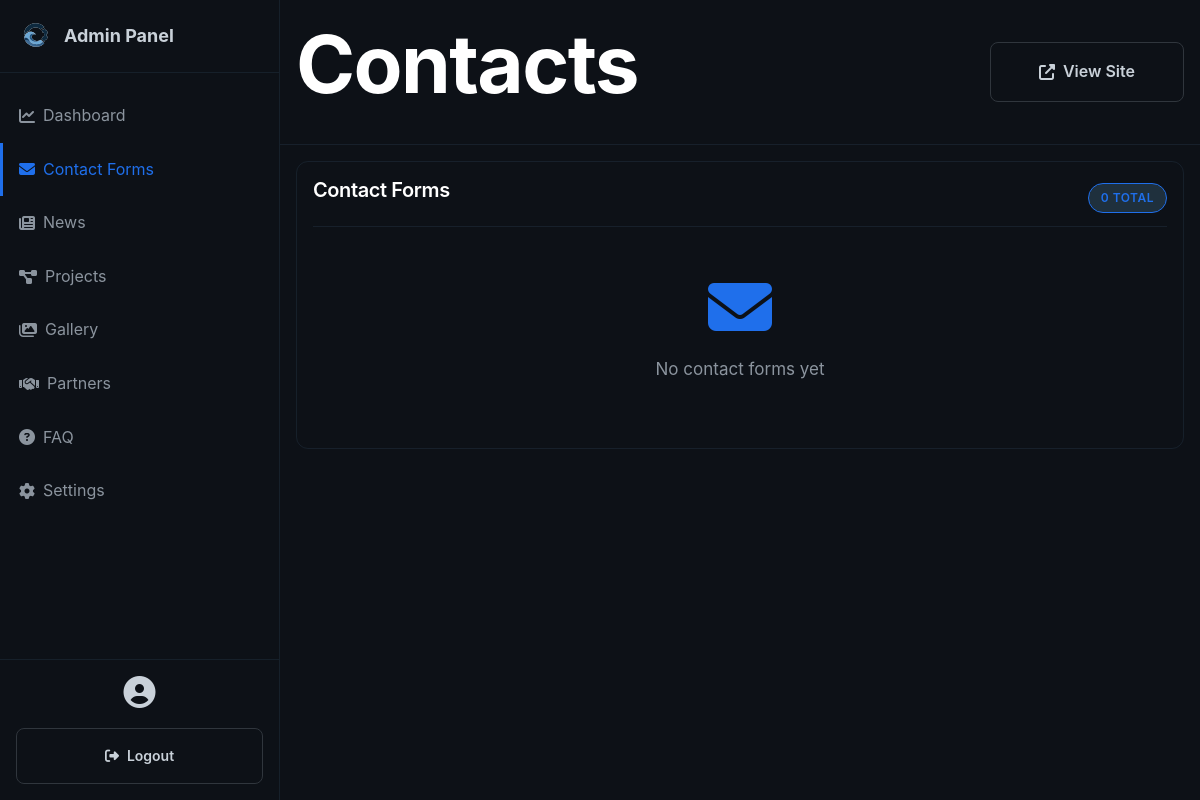
The page /admin/contacts.php (signed in) on the database as committed earlier.
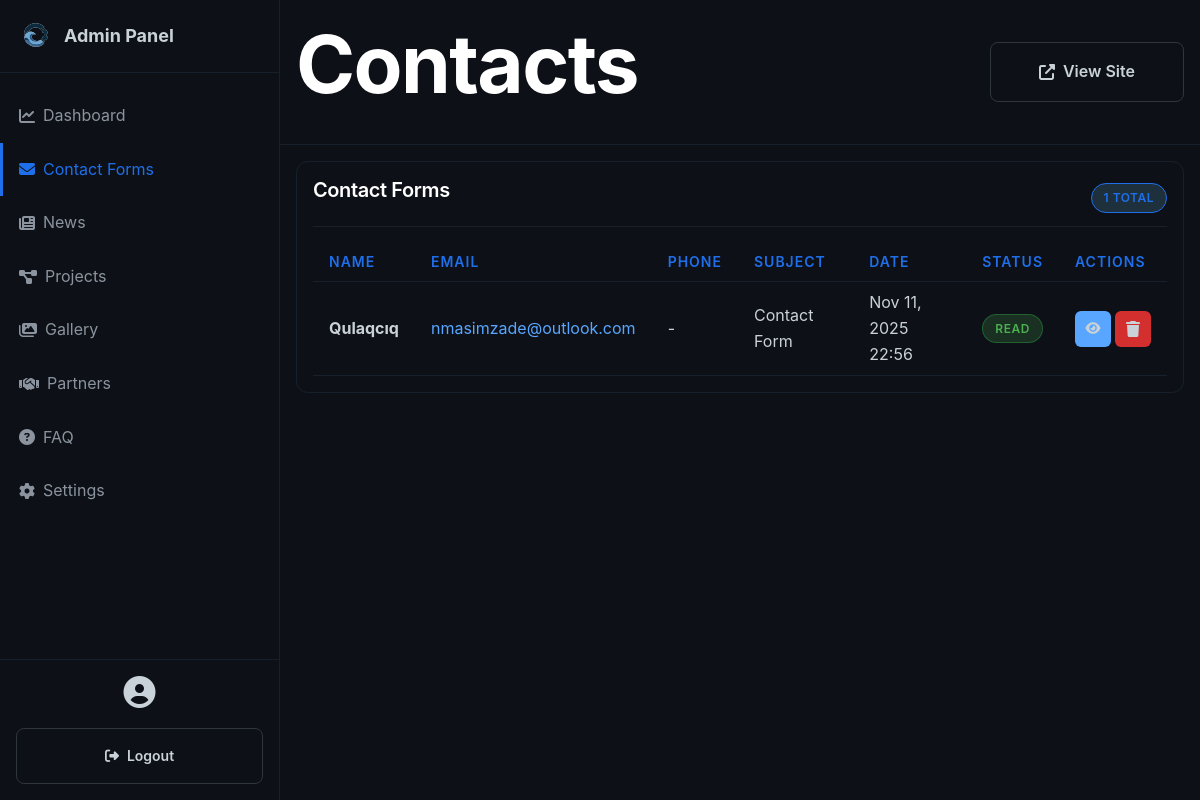
The same page on the database as committed later.
### tables this page shows
CREATE TABLE contacts (
                id INTEGER PRIMARY KEY AUTOINCREMENT,
                name TEXT NOT NULL,
                email TEXT NOT NULL,
                phone TEXT,
                subject TEXT,
                message TEXT NOT NULL,
                created_at DATETIME DEFAULT CURRENT_TIMESTAMP,
                is_read INTEGER DEFAULT 0
            );

### admin/contacts.php (the view, shortened to what this page needs)
<?php
require_once 'header.php';
$db = Database::getInstance()->getConnection();
$stmt = $db->query("SELECT * FROM contacts ORDER BY created_at DESC");
$contacts = $stmt->fetchAll();
?>
<div class="admin-card">
    <div class="admin-card-header">
        <h3 class="admin-card-title">Contact Forms</h3>
        <div>
            <span class="badge badge-info"><?php echo count($contacts); ?> Total</span>
        </div>
    </div>
    <?php if (count($contacts) > 0): ?>
    <table class="admin-table">
        <thead>
            <tr>
                <th>Name</th>
                <th>Email</th>
                <th>Phone</th>
                <th>Subject</th>
                <th>Date</th>
                <th>Status</th>
                <th>Actions</th>
            </tr>
        </thead>
        <tbody>
            <?php foreach ($contacts as $contact): ?>
            <tr style="<?php echo !$contact['is_read'] ? 'background: rgba(107, 168, 214, 0.05);' : ''; ?>">
                <td><strong><?php echo htmlspecialchars($contact['name']); ?></strong></td>
                <td><a href="mailto:<?php echo $contact['email']; ?>"><?php echo htmlspecialchars($contact['email']); ?></a></td>
                <td><?php echo htmlspecialchars($contact['phone'] ?: '-'); ?></td>
                <td><?php echo htmlspecialchars($contact['subject']); ?></td>
                <td><?php echo date('M j, Y H:i', strtotime($contact['created_at'])); ?></td>
                <td>
                    <?php if ($contact['is_read']): ?>
                        <span class="badge badge-success">Read</span>
                    <?php else: ?>
                        <span class="badge badge-warning">New</span>
                    <?php endif; ?>
                </td>
                <td>
                    <div class="action-buttons">
                        <button class="btn-icon btn-edit" onclick="viewMessage(<?php echo $contact['id']; ?>, <?php echo htmlspecialchars(json_encode($contact)); ?>)">
                            <i class="fas fa-eye"></i>
                        </button>
                        <a href="?delete=<?php echo $contact['id']; ?>" class="btn-icon btn-delete" data-action="delete">
                            <i class="fas fa-trash"></i>
                        </a>
                    </div>
                </td>
            </tr>
            <?php endforeach; ?>
        </tbody>
    </table>
    <?php else: ?>
    <div class="empty-state">
        <i class="fas fa-envelope"></i>
        <p>No contact forms yet</p>
    </div>
    <?php endif; ?>
</div>
<?php require_once 'footer.php'; ?>

### admin/header.php (shortened to what this page needs)
<?php
$current_page = basename($_SERVER['PHP_SELF'], '.php');
?>
<!DOCTYPE html>
<html lang="en">
<head>
    <link rel="stylesheet" href="https://cdnjs.cloudflare.com/ajax/libs/font-awesome/6.4.0/css/all.min.css">
    <link rel="stylesheet" href="<?php echo BASE_URL; ?>/assets/css/style.css">
    <link rel="stylesheet" href="<?php echo BASE_URL; ?>/assets/css/admin.css">
</head>
<body>
    <div class="admin-wrapper">
        <aside class="admin-sidebar">
            <div class="admin-logo">
                <img src="<?php echo BASE_URL; ?>/assets/images/logo.svg" alt="<?php echo SITE_NAME; ?>" style="height: 40px;">
                <span>Admin Panel</span>
            </div>
            <nav class="admin-nav">
                <a href="<?php echo BASE_URL; ?>/admin/index.php" class="admin-nav-item <?php echo $current_page == 'index' ? 'active' : ''; ?>">
                    <i class="fas fa-chart-line"></i> Dashboard
                </a>
                <a href="<?php echo BASE_URL; ?>/admin/contacts.php" class="admin-nav-item <?php echo $current_page == 'contacts' ? 'active' : ''; ?>">
                    <i class="fas fa-envelope"></i> Contact Forms
                </a>
                <a href="<?php echo BASE_URL; ?>/admin/news.php" class="admin-nav-item <?php echo $current_page == 'news' ? 'active' : ''; ?>">
                    <i class="fas fa-newspaper"></i> News
                </a>
                <a href="<?php echo BASE_URL; ?>/admin/projects.php" class="admin-nav-item <?php echo $current_page == 'projects' ? 'active' : ''; ?>">
                    <i class="fas fa-project-diagram"></i> Projects
                </a>
                <a href="<?php echo BASE_URL; ?>/admin/gallery.php" class="admin-nav-item <?php echo $current_page == 'gallery' ? 'active' : ''; ?>">
                    <i class="fas fa-images"></i> Gallery
                </a>
                <a href="<?php echo BASE_URL; ?>/admin/partners.php" class="admin-nav-item <?php echo $current_page == 'partners' ? 'active' : ''; ?>">
                    <i class="fas fa-handshake"></i> Partners
                </a>
                <a href="<?php echo BASE_URL; ?>/admin/faq.php" class="admin-nav-item <?php echo $current_page == 'faq' ? 'active' : ''; ?>">
                    <i class="fas fa-question-circle"></i> FAQ
                </a>
                <a href="<?php echo BASE_URL; ?>/admin/settings.php" class="admin-nav-item <?php echo $current_page == 'settings' ? 'active' : ''; ?>">
                    <i class="fas fa-cog"></i> Settings
                </a>
            </nav>
            <div class="admin-user">
                <div style="margin-bottom: 1rem;">
                    <i class="fas fa-user-circle" style="font-size: 2rem;"></i>
                </div>
                <a href="?logout=1" class="btn btn-outline" style="width: 100%; font-size: 0.875rem;">
                    <i class="fas fa-sign-out-alt"></i> Logout
                </a>
            </div>
        </aside>
        <main class="admin-main">
            <div class="admin-header">
                <h1><?php echo ucfirst(str_replace('-', ' ', $current_page)); ?></h1>
                <div>
                    <a href="<?php echo BASE_URL; ?>/" target="_blank" class="btn btn-outline">
                        <i class="fas fa-external-link-alt"></i> View Site
                    </a>
                </div>
            </div>
            <div class="admin-content">

### admin/footer.php (shortened to what this page needs)
            </div>
        </main>
    </div>
</body>
</html>

### assets/css/style.css (style rules this page uses)
*, *::before, *::after { box-sizing: border-box; margin: 0; padding: 0; }
:root { --bg-primary: #0d1117; --bg-secondary: #161b22; --bg-tertiary: #21262d; --bg-overlay: rgba(13, 17, 23, 0.95); --color-primary: #58a6ff; --color-primary-hover: #79c0ff; --color-secondary: #1f6feb; --color-accent: #39d353; --color-accent-secondary: #56d364; --text-primary: #c9d1d9; --text-secondary: #8b949e; --text-muted: #6e7681; --text-white: #ffffff; --border-primary: #30363d; --border-secondary: #21262d; --border-muted: #161b22; --gradient-brand: linear-gradient(135deg, #58a6ff 0%, #1f6feb 100%); --gradient-success: linear-gradient(135deg, #56d364 0%, #39d353 100%); --gradient-purple: linear-gradient(135deg, #bc8cff 0%, #7c3aed 100%); --glow-primary: 0 0 40px rgba(88, 166, 255, 0.3); --glow-accent: 0 0 40px rgba(56, 211, 83, 0.3); --glow-purple: 0 0 40px rgba(188, 140, 255, 0.3); --spacing-xs: 0.25rem; --spacing-sm: 0.5rem; --spacing-md: 1rem; --spacing-lg: 1.5rem; --spacing-xl: 2rem; --spacing-2xl: 3rem; --spacing-3xl: 4rem; --spacing-4xl: 6rem; --spacing-5xl: 8rem; --radius-sm: 0.375rem; --radius-md: 0.5rem; --radius-lg: 0.75rem; --radius-xl: 1rem; --radius-2xl: 1.5rem; --shadow-sm: 0 1px 3px rgba(0, 0, 0, 0.5); --shadow-md: 0 4px 12px rgba(0, 0, 0, 0.4); --shadow-lg: 0 10px 30px rgba(0, 0, 0, 0.5); --shadow-xl: 0 20px 60px rgba(0, 0, 0, 0.6); --transition-fast: 150ms cubic-bezier(0.4, 0, 0.2, 1); --transition-normal: 200ms cubic-bezier(0.4, 0, 0.2, 1); --transition-slow: 300ms cubic-bezier(0.4, 0, 0.2, 1); }
* { margin: 0; padding: 0; box-sizing: border-box; }
html { scroll-behavior: smooth; font-size: 16px; width: 100%; max-width: 100vw; overflow-x: hidden; }
body { font-family: -apple-system, BlinkMacSystemFont, "Segoe UI", "Noto Sans", Helvetica, Arial, sans-serif; background-color: var(--bg-primary); color: var(--text-primary); line-height: 1.6; overflow-x: hidden; width: 100%; max-width: 100vw; -webkit-font-smoothing: antialiased; -moz-osx-font-smoothing: grayscale; }
h1, h2, h3, h4, h5, h6 { font-weight: 600; line-height: 1.2; color: var(--text-white); margin-bottom: var(--spacing-md); letter-spacing: -0.02em; }
h1 { font-size: clamp(2.5rem, 8vw, 5rem); font-weight: 700; }
h3 { font-size: clamp(1.5rem, 4vw, 2.5rem); }
a { color: var(--color-primary); text-decoration: none; transition: color var(--transition-fast); }
.btn { display: inline-flex; align-items: center; justify-content: center; gap: var(--spacing-sm); padding: var(--spacing-md) var(--spacing-2xl); font-weight: 600; font-size: 1rem; border-radius: var(--radius-md); border: 1px solid transparent; cursor: pointer; transition: all var(--transition-fast); text-align: center; white-space: nowrap; font-family: inherit; }
.btn-outline { background: transparent; color: var(--text-primary); border: 1px solid var(--border-primary); }
.badge { display: inline-block; padding: var(--spacing-xs) var(--spacing-md); border-radius: var(--radius-md); font-size: 0.75rem; font-weight: 600; text-transform: uppercase; letter-spacing: 0.5px; border: 1px solid; }
.badge-success { background: rgba(56, 211, 83, 0.1); color: var(--color-accent); border-color: rgba(56, 211, 83, 0.3); }
p { margin-bottom: var(--spacing-md); color: var(--text-secondary); line-height: 1.7; font-size: 1.0625rem; }

Rows that differ between the two databases and show on the page:
added contacts: name "Qulaqcıq", email "nmasimzade@outlook.com", phone "-", subject "Contact Form", created_at "Nov 11, 2025 22:56", is_read "READ"
Other text that changed with them:
count($contacts): "0" → "1"
text no longer shown: "No contact forms yet"
text now shown: "NAME EMAIL PHONE SUBJECT DATE STATUS ACTIONS"
